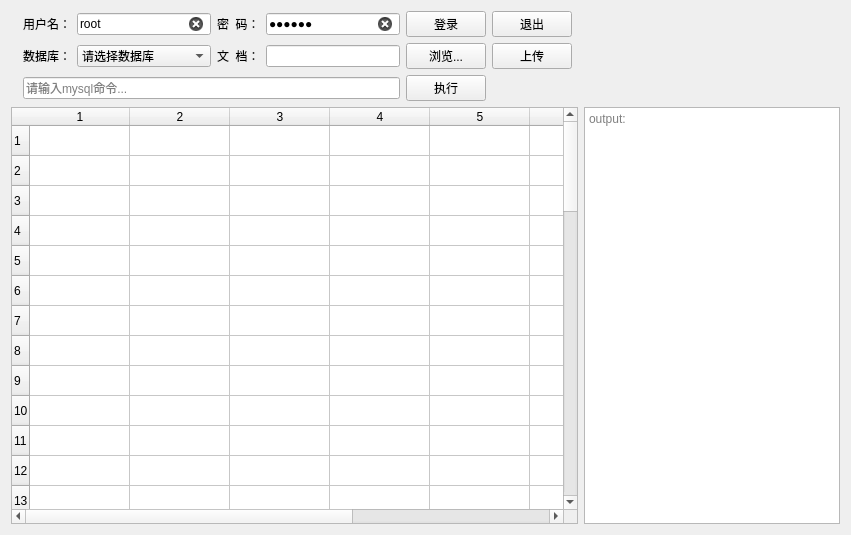
      <widget class="QWidget" name="tab">
       <attribute name="title">
        <string>数据管理</string>
       </attribute>
       <layout class="QGridLayout" name="gridLayout">
        <item row="0" column="4">
         <widget class="QLabel" name="lab_password">
          <property name="text">
           <string>密  码：</string>
          </property>
         </widget>
        </item>
        <item row="0" column="7">
         <widget class="QPushButton" name="btn_exit">
          <property name="text">
           <string>退出</string>
          </property>
         </widget>
        </item>
        <item row="2" column="4">
         <widget class="QLabel" name="lab_password_2">
          <property name="text">
           <string>文  档：</string>
          </property>
         </widget>
        </item>
        <item row="2" column="5">
         <widget class="QLineEdit" name="filePath">
          <property name="maximumSize">
           <size>
            <width>16777215</width>
            <height>16777215</height>
           </size>
          </property>
         </widget>
        </item>
        <item row="0" column="2">
         <widget class="QLabel" name="lab_user">
          <property name="text">
           <string>用户名：</string>
          </property>
         </widget>
        </item>
        <item row="6" column="9">
         <widget class="QTextEdit" name="textEdit_database">
          <property name="enabled">
           <bool>true</bool>
          </property>
          <property name="sizePolicy">
           <sizepolicy hsizetype="Fixed" vsizetype="Expanding">
            <horstretch>0</horstretch>
            <verstretch>0</verstretch>
           </sizepolicy>
          </property>
          <property name="minimumSize">
           <size>
            <width>256</width>
            <height>417</height>
           </size>
          </property>
          <property name="readOnly">
           <bool>true</bool>
          </property>
          <property name="placeholderText">
           <string>output:</string>
          </property>
         </widget>
        </item>
        <item row="0" column="5">
         <widget class="QLineEdit" name="password">
          <property name="text">
           <string>123456</string>
          </property>
          <property name="echoMode">
           <enum>QLineEdit::Password</enum>
          </property>
          <property name="clearButtonEnabled">
           <bool>true</bool>
          </property>
         </widget>
        </item>
        <item row="6" column="0" colspan="9">
         <widget class="QTableWidget" name="table_data">
          <property name="rowCount">
           <number>50</number>
          </property>
          <property name="columnCount">
           <number>8</number>
          </property>
          <row/>
          <row/>
          <row/>
          <row/>
          <row/>
          <row/>
          <row/>
          <row/>
          <row/>
          <row/>
          <row/>
          <row/>
          <row/>
          <row/>
          <row/>
          <row/>
          <row/>
          <row/>
          <row/>
          <row/>
          <row/>
          <row/>
          <row/>
          <row/>
          <row/>
          <row/>
          <row/>
          <row/>
          <row/>
          <row/>
          <row/>
          <row/>
          <row/>
          <row/>
          <row/>
          <row/>
          <row/>
          <row/>
          <row/>
          <row/>
          <row/>
          <row/>
          <row/>
          <row/>
          <row/>
          <row/>
          <row/>
          <row/>
          <row/>
          <row/>
          <column/>
          <column/>
          <column/>
          <column/>
          <column/>
          <column/>
          <column/>
          <column/>
         </widget>
        </item>
        <item row="0" column="6">
         <widget class="QPushButton" name="btn_login">
          <property name="text">
           <string>登录</string>
          </property>
         </widget>
        </item>
        <item row="2" column="2">
         <widget class="QLabel" name="lab_database">
          <property name="text">
           <string>数据库：</string>
          </property>
         </widget>
        </item>
        <item row="0" column="8" colspan="2">
         <spacer name="horizontalSpacer">
          <property name="orientation">
           <enum>Qt::Horizontal</enum>
          </property>
          <property name="sizeHint" stdset="0">
           <size>
            <width>40</width>
            <height>20</height>
           </size>
          </property>
         </spacer>
        </item>
        <item row="2" column="3">
         <widget class="QComboBox" name="cbb_database">
          <property name="currentText">
           <string>请选择数据库</string>
          </property>
          <item>
           <property name="text">
            <string>请选择数据库</string>
           </property>
          </item>
          <item>
           <property name="text">
            <string>material</string>
           </property>
          </item>
          <item>
           <property name="text">
            <string>structure</string>
           </property>
          </item>
          <item>
           <property name="text">
            <string>technology</string>
           </property>
          </item>
          <item>
           <property name="text">
            <string>part_library</string>
           </property>
          </item>
         </widget>
        </item>
        <item row="0" column="3">
         <widget class="QLineEdit" name="userName">
          <property name="text">
           <string>root</string>
          </property>
          <property name="clearButtonEnabled">
           <bool>true</bool>
          </property>
         </widget>
        </item>
        <item row="3" column="2" colspan="4">
         <widget class="QLineEdit" name="lineEdit_search">
          <property name="placeholderText">
           <string>请输入mysql命令...</string>
          </property>
          <property name="clearButtonEnabled">
           <bool>true</bool>
          </property>
         </widget>
        </item>
        <item row="3" column="6">
         <widget class="QPushButton" name="btn_execute">
          <property name="text">
           <string>执行</string>
          </property>
         </widget>
        </item>
        <item row="2" column="6">
         <widget class="QPushButton" name="btn_open">
          <property name="text">
           <string>浏览...</string>
          </property>
         </widget>
        </item>
        <item row="2" column="7">
         <widget class="QPushButton" name="btn_upload">
          <property name="text">
           <string>上传</string>
          </property>
         </widget>
        </item>
       </layout>
      </widget>
